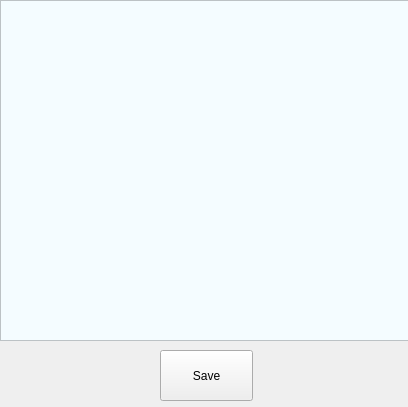
<?xml version="1.0" encoding="UTF-8"?>
<ui version="4.0">
 <class>MainWindow</class>
 <widget class="QMainWindow" name="MainWindow">
  <property name="geometry">
   <rect>
    <x>0</x>
    <y>0</y>
    <width>408</width>
    <height>407</height>
   </rect>
  </property>
  <property name="windowTitle">
   <string>noteWindow</string>
  </property>
  <widget class="QWidget" name="centralwidget">
   <widget class="QTextEdit" name="textEdit">
    <property name="geometry">
     <rect>
      <x>0</x>
      <y>0</y>
      <width>411</width>
      <height>341</height>
     </rect>
    </property>
    <property name="styleSheet">
     <string notr="true">QTextEdit{

background-color:rgb(244, 252, 255);
 color: black;
}</string>
    </property>
   </widget>
   <widget class="QLabel" name="label">
    <property name="geometry">
     <rect>
      <x>350</x>
      <y>10</y>
      <width>55</width>
      <height>391</height>
     </rect>
    </property>
    <property name="text">
     <string/>
    </property>
   </widget>
   <widget class="QPushButton" name="setnote_pushButton">
    <property name="geometry">
     <rect>
      <x>160</x>
      <y>350</y>
      <width>93</width>
      <height>51</height>
     </rect>
    </property>
    <property name="text">
     <string>Save</string>
    </property>
   </widget>
  </widget>
 </widget>
 <resources/>
 <connections/>
</ui>
